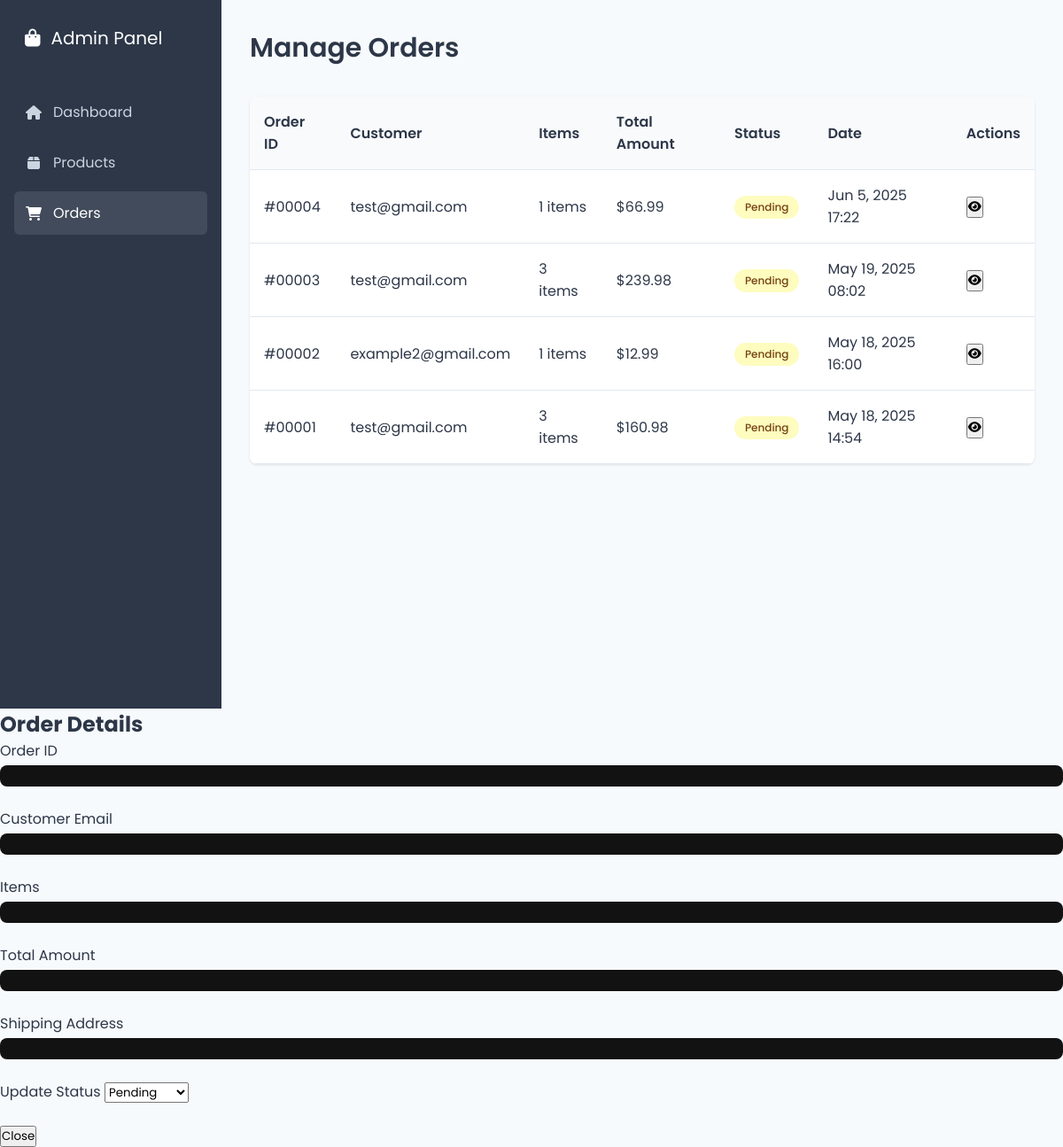
Screenshot of /admin/orders.php (signed in) with the database file from the repository.
### tables this page shows
CREATE TABLE `orders` (
  `id` int(11) NOT NULL,
  `user_id` int(11) NOT NULL,
  `total_amount` decimal(10,2) NOT NULL,
  `status` enum('pending','processing','shipped','delivered','cancelled') DEFAULT 'pending',
  `shipping_address` text NOT NULL,
  `created_at` timestamp NOT NULL DEFAULT current_timestamp(),
  `updated_at` timestamp NOT NULL DEFAULT current_timestamp() ON UPDATE current_timestamp()
);

CREATE TABLE `users` (
  `id` int(11) NOT NULL,
  `name` varchar(100) NOT NULL,
  `email` varchar(100) NOT NULL,
  `password` varchar(255) NOT NULL,
  `created_at` timestamp NOT NULL DEFAULT current_timestamp()
);

### admin/orders.php (the view, shortened to what this page needs)
<?php
require_once '../includes/db.php';
$orders = $conn->query("
    SELECT o.*, u.email as user_email,
           COUNT(oi.id) as total_items,
           GROUP_CONCAT(CONCAT(p.name, ' (', oi.quantity, ')') SEPARATOR ', ') as items
    FROM orders o
    JOIN users u ON o.user_id = u.id
    JOIN order_items oi ON o.id = oi.order_id
    JOIN products p ON oi.product_id = p.id
    GROUP BY o.id
    ORDER BY o.created_at DESC
");
?>
<!DOCTYPE html>
<html lang="en">
<head>
    <link rel="stylesheet" href="../css/adminstyle.css">
    <link rel="stylesheet" href="https://cdnjs.cloudflare.com/ajax/libs/font-awesome/6.0.0/css/all.min.css">
</head>
<body>
    <div class="admin-container">
        <aside class="admin-sidebar">
            <a href="dashboard.php" class="admin-logo">
                <i class="fas fa-shopping-bag"></i>
                <span>Admin Panel</span>
            </a>
            <nav class="admin-nav">
                <ul>
                    <li class="admin-nav-item">
                        <a href="dashboard.php" class="admin-nav-link">
                            <i class="fas fa-home"></i>
                            Dashboard
                        </a>
                    </li>
                    <li class="admin-nav-item">
                        <a href="manageproduct.php" class="admin-nav-link">
                            <i class="fas fa-box"></i>
                            Products
                        </a>
                    </li>
                    <li class="admin-nav-item">
                        <a href="orders.php" class="admin-nav-link active">
                            <i class="fas fa-shopping-cart"></i>
                            Orders
                        </a>
                    </li>
                </ul>
            </nav>
        </aside>
        <main class="admin-main">
            <header class="admin-header">
                <h1 class="admin-title">Manage Orders</h1>
            </header>
            <div class="admin-table-container">
                <table class="admin-table">
                    <thead>
                        <tr>
                            <th>Order ID</th>
                            <th>Customer</th>
                            <th>Items</th>
                            <th>Total Amount</th>
                            <th>Status</th>
                            <th>Date</th>
                            <th>Actions</th>
                        </tr>
                    </thead>
                    <tbody>
                        <?php while ($order = $orders->fetch_assoc()): ?>
                        <tr>
                            <td>#<?php echo str_pad($order['id'], 5, '0', STR_PAD_LEFT); ?></td>
                            <td><?php echo htmlspecialchars($order['user_email']); ?></td>
                            <td>
                                <div class="order-items-tooltip">
                                    <?php echo $order['total_items']; ?> items
                                </div>
                            </td>
                            <td>$<?php echo number_format($order['total_amount'], 2); ?></td>
                            <td>
                                <?php
                                $status_classes = [
                                    'pending' => 'warning',
                                    'processing' => 'primary',
                                    'shipped' => 'info',
                                    'delivered' => 'success',
                                    'cancelled' => 'danger'
                                ];
                                $status_class = $status_classes[$order['status']] ?? 'secondary';
                                ?>
                                <span class="admin-badge admin-badge-<?php echo $status_class; ?>">
                                    <?php echo ucfirst($order['status']); ?>
                                </span>
                            </td>
                            <td><?php echo date('M j, Y H:i', strtotime($order['created_at'])); ?></td>
                            <td>
                                <button class="admin-btn admin-btn-secondary" onclick="showOrderDetails(<?php echo htmlspecialchars(json_encode($order)); ?>)">
                                    <i class="fas fa-eye"></i>
                                </button>
                            </td>
                        </tr>
                        <?php endwhile; ?>
                    </tbody>
                </table>
            </div>
        </main>
    </div>
    <div id="orderModal" class="admin-modal">
        <div class="admin-modal-content">
            <h2>Order Details</h2>
            <div class="order-details">
                <div class="admin-form-group">
                    <label class="admin-form-label">Order ID</label>
                    <div id="order-id" class="admin-form-value"></div>
                </div>
                <div class="admin-form-group">
                    <label class="admin-form-label">Customer Email</label>
                    <div id="order-email" class="admin-form-value"></div>
                </div>
                <div class="admin-form-group">
                    <label class="admin-form-label">Items</label>
                    <div id="order-items" class="admin-form-value"></div>
                </div>
                <div class="admin-form-group">
                    <label class="admin-form-label">Total Amount</label>
                    <div id="order-amount" class="admin-form-value"></div>
                </div>
                <div class="admin-form-group">
                    <label class="admin-form-label">Shipping Address</label>
                    <div id="order-address" class="admin-form-value"></div>
                </div>
                <form action="orders.php" method="POST" class="admin-form-group">
                    <label class="admin-form-label">Update Status</label>
                    <select name="status" class="admin-form-input" onchange="this.form.submit()">
                        <option value="pending">Pending</option>
                    </select>
                </form>
            </div>
            <div class="admin-modal-actions">
                <button class="admin-btn admin-btn-secondary" onclick="hideModal('orderModal')">Close</button>
            </div>
        </div>
    </div>
</body>
</html>

### css/adminstyle.css (style rules this page uses)
:root { --primary-color: #4a90e2; --secondary-color: #5c6ac4; --danger-color: #e53e3e; --success-color: #48bb78; --warning-color: #ecc94b; --text-color: #2d3748; --sidebar-width: 250px; --header-height: 60px; --primary: #ff3b3b; --primary-dark: #cc2929; --secondary: #1f1f1f; --dark: #121212; --darker: #0a0a0a; --light: #ffffff; --gray: #9ca3af; --light-gray: #374151; --success: #10b981; --warning: #f59e0b; --danger: #ef4444; --transition: all 0.3s ease; }
* { margin: 0; padding: 0; box-sizing: border-box; font-family: 'Poppins', sans-serif; }
body { background-color: #f7fafc; color: var(--text-color); min-height: 100vh; }
.admin-container { display: flex; min-height: 100vh; }
.admin-sidebar { width: var(--sidebar-width); background-color: #2d3748; color: white; padding: 1rem; position: fixed; height: 100vh; overflow-y: auto; }
.admin-logo { display: flex; align-items: center; gap: 0.75rem; font-size: 1.25rem; color: white; text-decoration: none; padding: 0.75rem; margin-bottom: 2rem; }
.admin-nav ul { list-style: none; }
.admin-nav-item { margin-bottom: 0.5rem; }
.admin-nav-link { display: flex; align-items: center; gap: 0.75rem; padding: 0.75rem; color: #cbd5e0; text-decoration: none; border-radius: 0.375rem; transition: all 0.3s ease; }
.admin-nav-link:hover, .admin-nav-link.active { background-color: rgba(255, 255, 255, 0.1); color: white; }
.admin-nav-link i { width: 20px; text-align: center; }
.admin-main { flex: 1; margin-left: var(--sidebar-width); padding: 2rem; }
.admin-header { display: flex; justify-content: space-between; align-items: center; margin-bottom: 2rem; }
.admin-title { font-size: 1.875rem; font-weight: 600; color: var(--text-color); }
.admin-table-container { background-color: white; border-radius: 0.5rem; box-shadow: 0 1px 3px rgba(0, 0, 0, 0.1); overflow: hidden; }
.admin-table { width: 100%; border-collapse: collapse; }
.admin-table th, .admin-table td { padding: 1rem; text-align: left; border-bottom: 1px solid #e2e8f0; }
.admin-table th { background-color: #f8fafc; font-weight: 600; }
.admin-badge { display: inline-block; padding: 0.25rem 0.75rem; border-radius: 9999px; font-size: 0.75rem; font-weight: 500; }
.admin-badge-warning { background-color: #fefcbf; color: #744210; }
.order-items-tooltip { position: relative; cursor: pointer; }
.admin-form-value { padding: 0.75rem; background-color: var(--dark); border-radius: 0.5rem; margin-top: 0.25rem; font-size: 0.875rem; color: var(--light); }
.order-details { display: grid; gap: 1.5rem; margin-bottom: 1.5rem; }

### rows the page displays
orders: id "00004", user.email "test@gmail.com", total_items "1", total_amount "66.99", status "Pending", created_at "Jun 5, 2025 17:22"
orders: id "00003", user.email "test@gmail.com", total_items "3", total_amount "239.98", status "Pending", created_at "May 19, 2025 08:02"
orders: id "00002", user.email "example2@gmail.com", total_items "1", total_amount "12.99", status "Pending", created_at "May 18, 2025 16:00"
orders: id "00001", user.email "test@gmail.com", total_items "3", total_amount "160.98", status "Pending", created_at "May 18, 2025 14:54"
